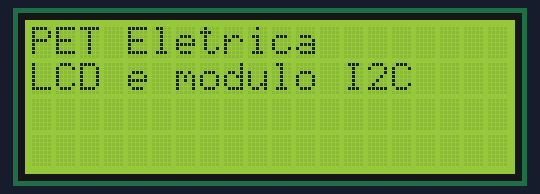
Bench run of a sketch on a simulated Arduino Uno, built with avr-gcc and run on an emulated ATmega328P. Parts: 20×4 character LCD.

Above: at 0.1 s.
At 1.1 s:
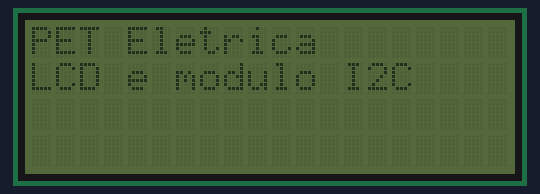

Measured:
- what the display in image 1 shows lasts 1.0 s, from 1.1 s to 2.1 s

The sketch:

code1.ino
```cpp
#include <Wire.h>
#include <LiquidCrystal_I2C.h>

LiquidCrystal_I2C lcd(0x27,20,4);

void setup()
{
 lcd.init();
}

void loop()
{
  lcd.setBacklight(HIGH);
  lcd.setCursor(0,0);
  lcd.print("PET Eletrica");
  lcd.setCursor(0,1);
  lcd.print("LCD e modulo I2C");
  delay(1000);
  lcd.setBacklight(LOW);
  delay(1000);
}
```
